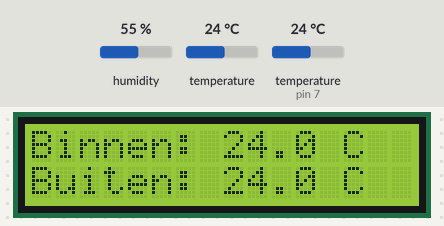
A sketch run on a simulated Arduino Uno, built with avr-gcc and run on an emulated ATmega328P. On the bench: 16×2 character LCD. Inputs (shaded band) come from the test bench; at power-on: temperature 24 °C, temperature (sensor on pin 7) 24 °C, humidity 55 %.

Above: at 3.2 s.
3.3 s: temperature (sensor 0) set to 12 °C
At 5.1 s:
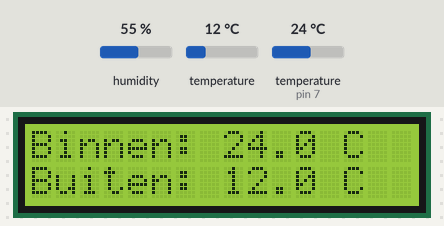
6.0 s: temperature (sensor on pin 7) set to 12 °C
At 6.5 s:
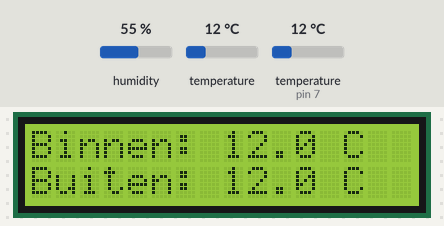
8.7 s: temperature (sensor 0) set to 19 °C
At 10.6 s:
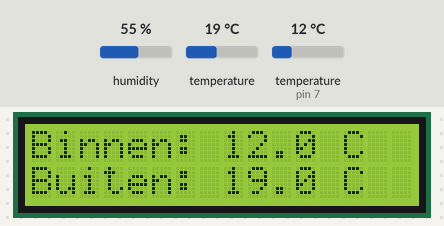
11.7 s: temperature (sensor on pin 7) set to 19 °C
At 13.2 s:
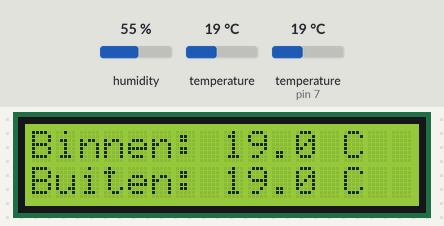
14.4 s: temperature (sensor 0) set to 28 °C
At 17.3 s:
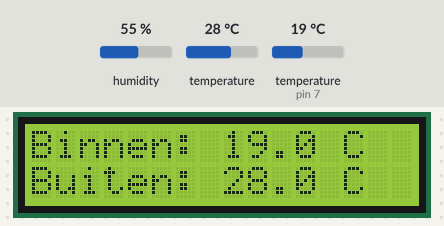
17.8 s: temperature (sensor on pin 7) set to 28 °C
At 18.7 s:
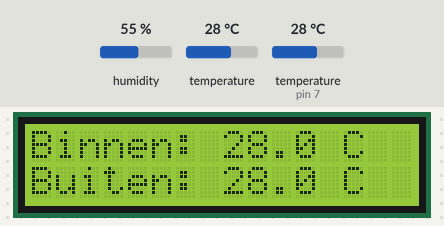
Timing chart, 0 to 20.8 s (numbered marks = the images above; inputs shaded):
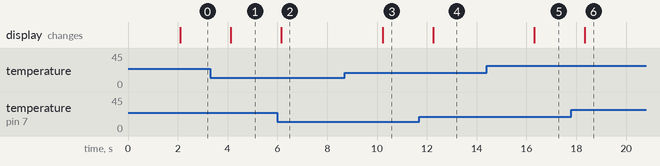

Measured:
- after the input at 3.3 s, the display: changes after 0.83 s (image 1)
- after the input at 6.0 s, the display: changes after 0.16 s (image 2)
- after the input at 8.7 s, the display: changes after 1.5 s (image 3)
- after the input at 11.7 s, the display: changes after 0.55 s (image 4)
- after the input at 14.4 s, the display: changes after 1.9 s (image 5)
- after the input at 17.8 s, the display: changes after 0.54 s (image 6)

The sketch:

Code.ino
```cpp
#include <Wire.h>
#include <LiquidCrystal.h>
#include <Adafruit_BMP280.h>
#include <DHT.h>


// === DHT11 ===
#define DHTPIN 7              // Data-pin DHT11
#define DHTTYPE DHT11         // DHT11
DHT dht(DHTPIN, DHTTYPE);


// === BMP280 ===
Adafruit_BMP280 bmp;


// LiquidCrystal (rs, E, d4, d5, d6, d7)
LiquidCrystal lcd(12, 11, 2, 3, 4, 5);


void setup() {
  Serial.begin(9600);     // Voor debug (optioneel)


  // Start LCD
  lcd.begin(16, 2);

  lcd.clear();
  lcd.setCursor(0, 0);
  lcd.print("Secondje!");


  // Start DHT
  dht.begin();


// Start BMP280
if (!bmp.begin(0x76)) {
  lcd.clear();
  lcd.print("BMP280 niet gevonden!");
  while (1);
}


delay(2000);
lcd.clear();
}


void loop() {

  float binnenTemp = dht.readTemperature();     // (binnen: DHT11)
  float buitenTemp = bmp.readTemperature();     // (buiten: BMP280)

  // Check op foute metingen
  if (isnan(binnenTemp)) {
    binnenTemp = -99.9;
  }
  if (isnan(buitenTemp)) {
    buitenTemp = -99.9;
  }


  // LCD
  lcd.setCursor(0, 0);
  lcd.print("Binnen: ");
  lcd.print(binnenTemp, 1);
  lcd.print(" C     ");

  lcd.setCursor(0, 1);
  lcd.print("Buiten: ");
  lcd.print(buitenTemp, 1);
  lcd.print(" C     ");

  delay(2000);
}
```
